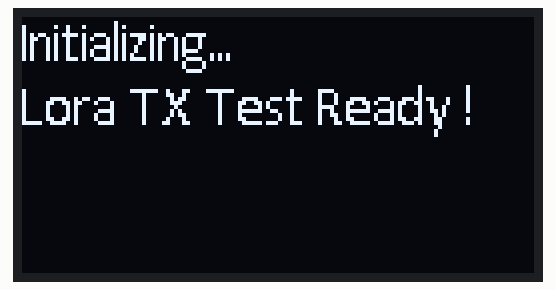
Simulated run of this sketch. Board: Arduino Uno, built with avr-gcc and run on an emulated ATmega328P. Shown: 128×64 one-colour display. No radio packets arrive unless stated; what the sketch prints to the serial monitor is not drawn.

Above: at 0.1 s.
At 10.1 s:
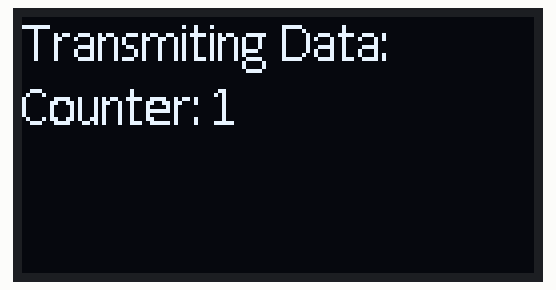
At 20.1 s:
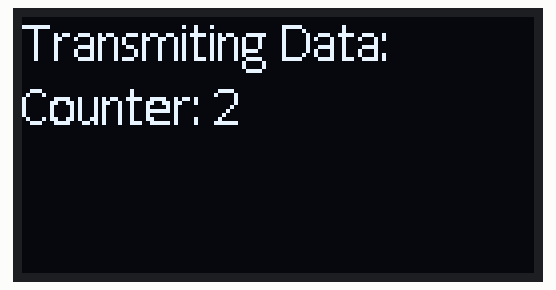
At 30.1 s:
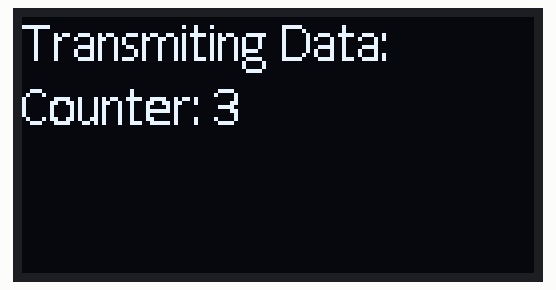
At 60.1 s:
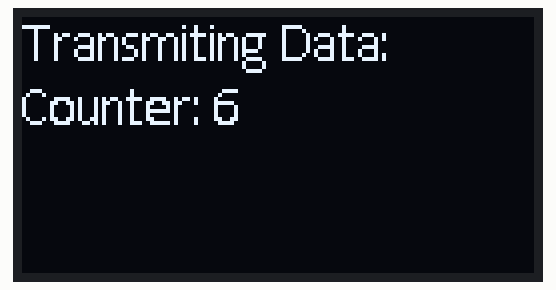
At 120.1 s:
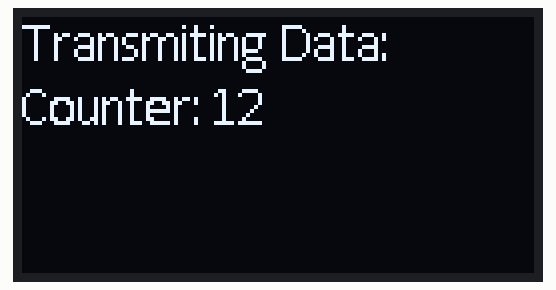

The sketch:

lora1_prk1_LORA_TX.ino
```cpp
//by : Nyoman Yudi Kurniawan
//for : TRSE - Undiksha - 2025
//www.aisi555.com

#include <SPI.h>
#include <LoRa.h>
#include "SSD1306Ascii.h"
#include "SSD1306AsciiWire.h"


// Define LoRa pins
#define LORA_CS_PIN 10
#define LORA_RST_PIN 9
#define LORA_DIO0_PIN 2

// OLED settings
#define I2C_ADDRESS 0x3C
#define RST_PIN -1

SSD1306AsciiWire oled;


unsigned long lastSendTime = 0; // Timer for sending data
int counter = 0;                // Counter value

void setup() {
  Serial.begin(9600);
  while (!Serial); // Wait for serial monitor to open

  oled.begin(&Adafruit128x64, I2C_ADDRESS);
  oled.setFont(Callibri14);
  oled.clear();
  oled.println("Initializing...");

  // Initialize LoRa
  Serial.println("Initializing LoRa...");
  SPI.begin();
  LoRa.setPins(LORA_CS_PIN, LORA_RST_PIN, LORA_DIO0_PIN);

  if (!LoRa.begin(433E6)) { // Set frequency to 433 MHz
    Serial.println("LoRa initialization failed!");
    while (1);
  }
  Serial.println("LoRa initialized successfully.");

  // Clear OLED oled
   oled.println("Lora TX Test Ready !");
}

void loop() {
  unsigned long currentTime = millis();

  // Send data every 10 seconds
  if (currentTime - lastSendTime >= 10000) {
    lastSendTime = currentTime;

    // Increment counter and send
    counter++;
    Serial.print("Sending counter: ");
    Serial.println(counter);

        // Update OLED oled
    oled.clear();
    oled.println("Transmiting Data:");
    oled.print("Counter: ");
    oled.println(counter);


    LoRa.beginPacket();
    LoRa.print(counter);
    LoRa.endPacket();
  }
}
```

Measured:
- what the display in image 1 shows lasts 10.0 s, from 10.0 s to 20.0 s
